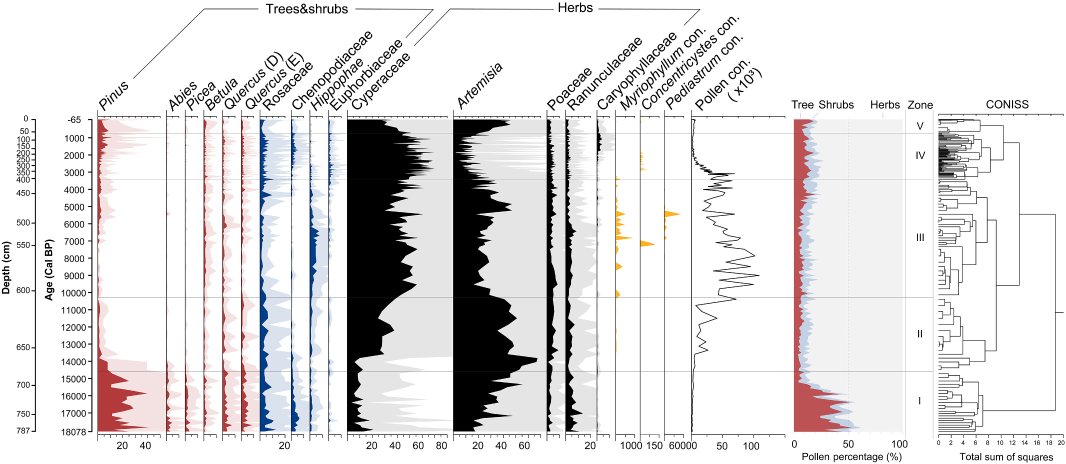
#> input picture tests/data/figures/real_plates/fig3_raw.jpeg, 2132 x 928 px, found by its file name (shown at 1/2 size)
$ python c2_final.py
#> lines starting #> are read from the running program, lines starting #| are printed output that depends on the picture; after the words box and inside, x2 and y2 are one past the last pixel; in counts of white or black regions, pixels touching at a corner belong together
### scripts/qa_review/common.py
"""Shared helpers for the qa_review probes.

Deliberately self-contained: no import from scripts/lead_probe, no reuse of
Lead's probe implementation.  Only ``straditize_core`` product code is imported
where the point of the check is "what does the *product* do".
"""

from __future__ import annotations

from pathlib import Path

import numpy as np
from PIL import Image

REPO = Path(__file__).resolve().parents[2]
FIG = REPO / "output" / "han2026_ngamring" / "fig3_raw.jpeg"

# Column geometry as measured by Lead (docs/findings/pollen-extraction-han2026.md §4).
# Reproduced here as *input to be tested*, not as ground truth.
LEAD_COLUMNS: list[tuple[str, int, int]] = [
    ("Pinus", 332, 38),
    ("Abies", 370, 37),
    ("Picea", 407, 38),
    ("Betula", 445, 37),
    ("Quercus_D", 482, 39),
    ("Quercus_E", 521, 61),
    ("Rosaceae", 582, 37),
    ("Chenopodiaceae", 619, 38),
    ("Hippophae", 657, 47),
    ("Euphorbiaceae", 704, 220),
    ("Cyperaceae", 924, 172),
    ("Artemisia", 1096, 37),
    ("Poaceae", 1133, 60),
    ("Ranunculaceae", 1193, 38),
    ("Caryophyllaceae", 1231, 49),
]

PLOT_TOP = 232
PLOT_BOTTOM = 862


def load_fig() -> Image.Image:
    return Image.open(FIG).convert("RGB")
#> returned value is the input picture: PIL image 2132x928 RGB; mean R, G, B 224.4, 222.6, 223.2


def load_rgb() -> np.ndarray:
    return np.asarray(load_fig(), dtype=np.uint8)


def load_gray() -> np.ndarray:
    return np.asarray(load_fig().convert("L"), dtype=np.uint8)


# [42 lines left out: functions my_otsu, my_otsu_skimage_equivalent, not called in this run]


def column_slice(x0: int, width: int) -> tuple[int, int]:
    return x0, x0 + width

### scripts/qa_review/c2_final.py
"""C2 (correct definition) + C3 + C4 + C5.

C2: the object under test is the *solid fill layer*.  Definition used here is
    colour-family based, NOT luminance based:
      * in each column box, collect horizontal runs >= 3 px wide (a real fill
        forms wide runs; antialiasing forms 1-2 px runs);
      * cluster them into families by exact RGB, weighted by count;
      * the SOLID family = the one with the lower mean luminance;
        the SHADOW family = the higher one.
    Then measure how much of the SOLID family the product's Otsu(138) mask keeps.

    This is done because Lead's own reference ("luminance <= 150") is a *proxy*,
    and a proxy must be validated against the object before being trusted.
"""

from __future__ import annotations

import collections
import json

import numpy as np
from common import LEAD_COLUMNS, PLOT_BOTTOM, PLOT_TOP, load_rgb, my_otsu_skimage_equivalent

rgb = load_rgb().astype(float)
plot = rgb[PLOT_TOP:PLOT_BOTTOM + 1]
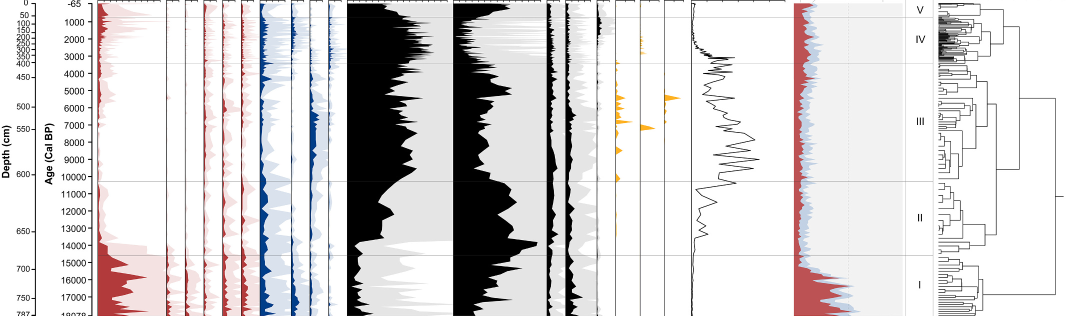
#> plot: shape (631, 2132, 3) float64 (shown at 1/2 size); mean R, G, B 215.9, 213.3, 214.2
H, W = plot.shape[:2]
#> H = 631; W = 2132
lum = plot.mean(-1)
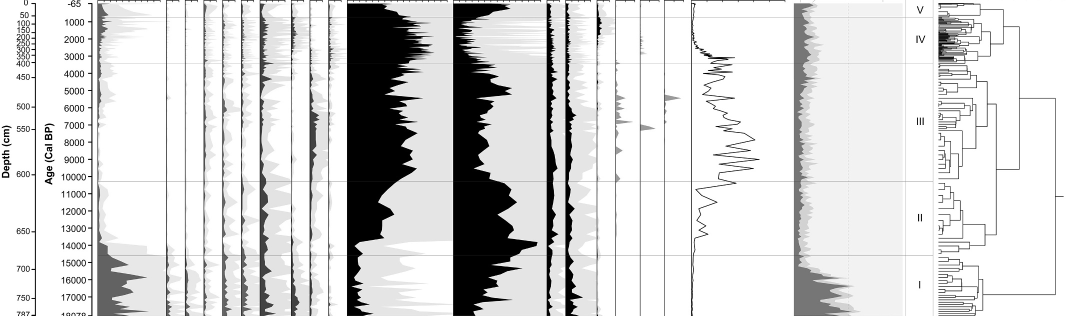
#> lum: shape (631, 2132) float64 (shown at 1/2 size); min 0, max 255, mean 214.5
nw = lum <= 250
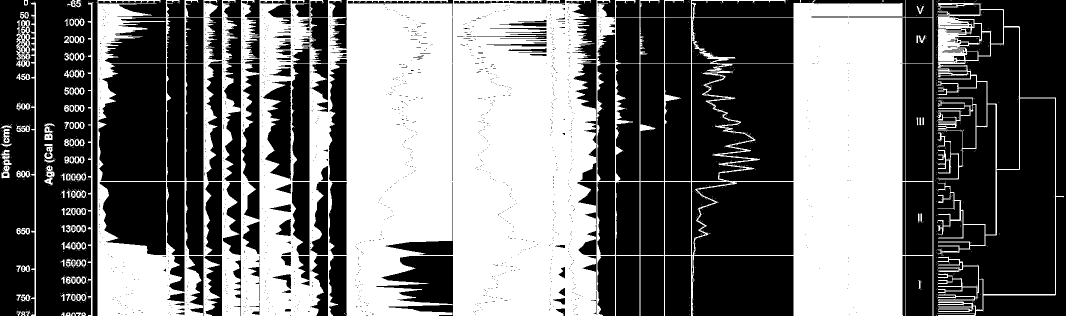
#> nw: shape (631, 2132) bool (shown at 1/2 size); 44.8% white; 926 white regions (832 under 20 px), largest, box (x1, y1, x2, y2) and area: (195, 0, 1867, 631) 567702, (1873, 5, 2128, 631) 17250, (175, 4, 187, 631) 2213
OTSU = 138.0

report: dict[str, object] = {"otsu_threshold": OTSU, "columns": []}


def wide_runs(r: int, x0: int, x1: int, minw: int = 3):
    seg = nw[r, x0:x1]
    out = []
    k, n = 0, seg.shape[0]
    while k < n:
        if seg[k]:
            s = k
            while k < n and seg[k]:
                k += 1
            if k - s >= minw:
                out.append((s, k))
        else:
            k += 1
    return out


print("=" * 112)
print("C2: solid-fill coverage under the product's Otsu(138) mask")
print("    solid family := lower-luminance wide-run colour family in the column box")
print("=" * 112)
print(f"{'#':>3} {'name':<17} | {'SOLID family':<18} {'lum':>6} {'n':>7} "
      f"| {'Otsu-kept':>9} {'cov':>7} | {'SHADOW family':<18} {'lum':>6}")
print("-" * 112)

for i, (name, x0, w) in enumerate(LEAD_COLUMNS, 1):
    x1 = x0 + w
    fam = collections.Counter()
    for r in range(H):
        for s, e in wide_runs(r, x0, x1):
            for k in range(s, e):
                fam[tuple(plot[r, x0 + k].astype(int).tolist())] += 1
    # merge near-identical colours into families (tolerance 6) to survive JPEG noise
    groups: list[list] = []
    for c, n in fam.most_common():
        placed = False
        for g in groups:
            if max(abs(c[k] - g[0][k]) for k in range(3)) <= 6:
                g[1] += n
                g[2].append((c, n))
                placed = True
                break
        if not placed:
            groups.append([c, n, [(c, n)]])
    groups.sort(key=lambda g: -g[1])
    top2 = groups[:2]
    if len(top2) < 2:
        top2 = top2 + [[(0, 0, 0), 0, []]]
    (cA, nA, _), (cB, nB, _) = top2
    lumA = sum(cA) / 3.0
    lumB = sum(cB) / 3.0
    if lumA <= lumB:
        solid, shadow = cA, cB
        n_solid, lum_solid = nA, lumA
        lum_shadow = lumB
    else:
        solid, shadow = cB, cA
        n_solid, lum_solid = nB, lumB
        lum_shadow = lumA

    # measure Otsu coverage over ALL pixels matching the solid family (tol 6)
    mask = (np.abs(plot[:, x0:x1] - np.array(solid)).max(-1) <= 6)
    kept = int((mask & (lum[:, x0:x1] < OTSU)).sum())
    cov = 100.0 * kept / int(mask.sum()) if mask.sum() else float("nan")
    print(f"{i:>3} {name:<17} | RGB{str(solid):<14} {lum_solid:>6.1f} {n_solid:>7} "
          f"| {kept:>9} {cov:>6.1f}% | RGB{str(shadow):<14} {lum_shadow:>6.1f}")
    report["columns"].append({
        "col": i, "name": name, "x0": x0, "w": w,
        "solid_family": list(solid), "solid_lum": round(lum_solid, 1),
        "shadow_family": list(shadow), "shadow_lum": round(lum_shadow, 1),
        "solid_px": int(mask.sum()), "otsu_kept": kept, "coverage_pct": round(cov, 2),
    })
#> this loop made 15 passes
#|   1 Pinus             | RGB(96, 98, 94)     96.0     214 |       485  100.0% | RGB(244, 226, 226)  232.0
#|   2 Abies             | RGB(0, 0, 0)         0.0     263 |       591  100.0% | RGB(244, 226, 226)  232.0
#|   3 Picea             | RGB(56, 61, 61)     59.3     596 |       611  100.0% | RGB(244, 226, 226)  232.0
#|   4 Betula            | RGB(179, 59, 60)    99.3     600 |       600  100.0% | RGB(244, 226, 226)  232.0
#|   5 Quercus_D         | RGB(177, 58, 55)    96.7    1211 |      1212  100.0% | RGB(244, 226, 226)  232.0
#|   6 Quercus_E         | RGB(0, 62, 137)     66.3    3339 |      3340  100.0% | RGB(218, 226, 237)  227.0
#|   7 Rosaceae          | RGB(0, 62, 137)     66.3     638 |       638  100.0% | RGB(218, 226, 237)  227.0
#|   8 Chenopodiaceae    | RGB(0, 63, 137)     66.7    1048 |      1048  100.0% | RGB(218, 226, 237)  227.0
#> (further printed lines are left out)
#> pass 1, `mask = (np.abs(plot[:, x0:x1] - np.array(solid)).max(-1) <= 6)`:
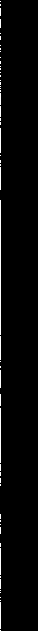
#> mask: shape (631, 38) bool; 2% white in thin lines or dots, all inside (x1, y1, x2, y2) = (0, 1, 1, 631)
#> after the loop:
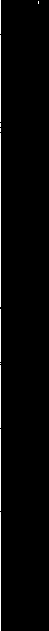
#> mask: shape (631, 49) bool; 2% white in thin lines or dots, all inside (x1, y1, x2, y2) = (0, 0, 39, 631)

print()
print("=" * 112)
print("C2-BIS: audit of Lead's proxy 'luminance <= 150' as the solid reference")
print("=" * 112)
print(f"{'#':>3} {'name':<17} | {'lum<=150 px':>11} {'Otsu<138 px':>11} {'cov':>7} "
      f"| {'does <=150 cover the SOLID family?':<38}")
print("-" * 112)
for i, (name, x0, w) in enumerate(LEAD_COLUMNS, 1):
    x1 = x0 + w
    ref = lum[:, x0:x1] <= 150.0
    kept = int((ref & (lum[:, x0:x1] < OTSU)).sum())
    nref = int(ref.sum())
    cov = 100.0 * kept / nref if nref else float("nan")
    rec = report["columns"][i - 1]
    solid = np.array(rec["solid_family"])
    solid_lum = rec["solid_lum"]
    covered = solid_lum <= 150.0
    verdict = ("YES" if covered else
               f"NO - solid lum {solid_lum} > 150, proxy MISSES the fill")
    print(f"{i:>3} {name:<17} | {nref:>11} {kept:>11} {cov:>6.1f}% | {verdict}")
    report["columns"][i - 1]["proxy_covers_solid"] = bool(covered)
    report["columns"][i - 1]["proxy_cov_pct"] = round(cov, 2)
#> this loop made 15 passes
#|   1 Pinus             |        1642        1632   99.4% | YES
#|   2 Abies             |        1098        1089   99.2% | YES
#|   3 Picea             |        2019        1977   97.9% | YES
#|   4 Betula            |        2340        2298   98.2% | YES
#|   5 Quercus_D         |        4092        4015   98.1% | YES
#|   6 Quercus_E         |        5321        5276   99.2% | YES
#|   7 Rosaceae          |        2080        2054   98.8% | YES
#|   8 Chenopodiaceae    |        3270        3215   98.3% | YES
#> (further printed lines are left out)
#> pass 1, `ref = lum[:, x0:x1] <= 150.0`:
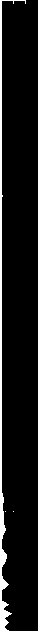
#> ref: shape (631, 38) bool; 6.8% white; 3 white regions (2 under 20 px), largest, box (x1, y1, x2, y2) and area: (0, 0, 26, 631) 1640
#> pass 3, `ref = lum[:, x0:x1] <= 150.0`:
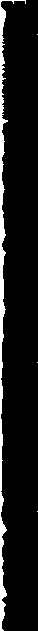
#> ref: shape (631, 38) bool; 8.4% white; 4 white regions (3 under 20 px), largest, box (x1, y1, x2, y2) and area: (0, 0, 26, 631) 2016

with open("scripts/qa_review/out_c2.json", "w", encoding="utf-8") as fh:
    json.dump(report, fh, indent=2)
print("\nwrote scripts/qa_review/out_c2.json")
